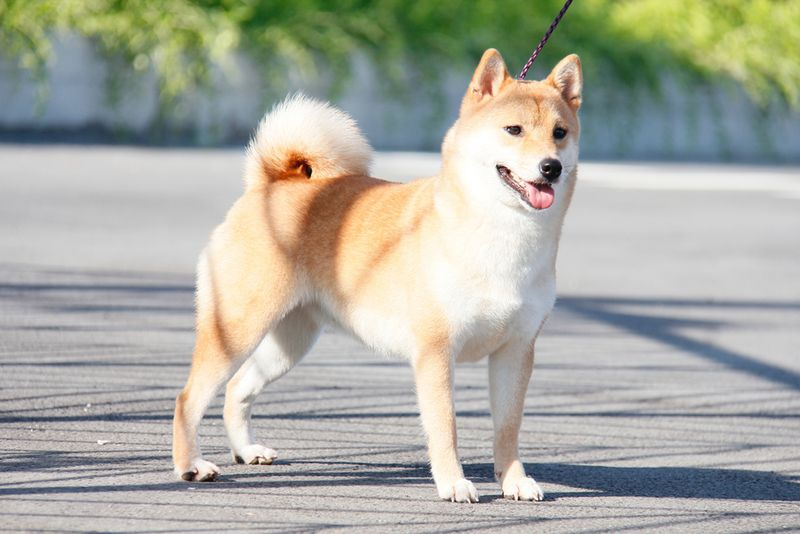
#> input picture KNN_TinhKC/anhCho.jpg, 800 x 534 px
$ python TinhVectorBlock.py   (older library calls are emulated)
#> lines starting #> are read from the running program, lines starting #| are printed output that depends on the picture
### KNN_TinhKC/TienXuLy.py
import cv2
from matplotlib import pyplot as plt


# Hàm tiền xử lý ảnh: đọc ảnh từ đường dẫn và thay đổi kích thước ảnh thành 128x128
def TienXuLy(imagePath):
#> called with imagePath = 'anhCho.jpg'
    image = cv2.imread(imagePath)  # Đọc ảnh từ đường dẫn
#> image is the input picture: shape (534, 800, 3); mean B, G, R 160.8, 171.9, 170.7
    image = cv2.resize(image, (128, 128))  # Thay đổi kích thước ảnh
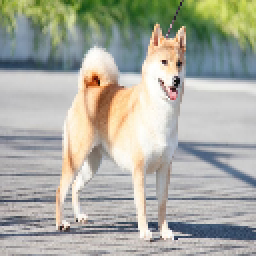
#> image: shape (128, 128, 3) (shown 2 times larger); mean B, G, R 160.7, 171.8, 170.6
    return image


# Hàm vẽ block: vẽ một block gồm 4 cell (8x8 pixel) trên ảnh
# [23 lines left out: function VeBlock, not called in this run]


# Hàm chính
# [3 lines that do not run on import are left out]

### KNN_TinhKC/TinhGradient.py
import numpy as np
import cv2
from matplotlib import pyplot as plt
import TienXuLy


# Hàm vẽ gradient theo độ lớn và gradient theo phương
# [12 lines left out: function VeGradient, not called in this run]


# Hàm tính gradient theo độ lớn và gradient theo phương
def TinhGradient(np_im2):
    gx = cv2.Sobel(np_im2, cv2.CV_32F, 1, 0, ksize=1)  # Tính gradient theo hướng x
    gy = cv2.Sobel(np_im2, cv2.CV_32F, 0, 1, ksize=1)  # Tính gradient theo hướng y
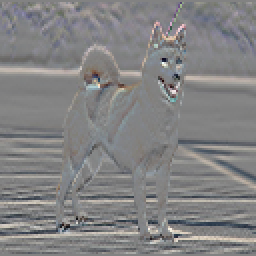
#> gy: shape (128, 128, 3) float32 (shown 2 times larger); mean B, G, R 1.8, 0.5, 1; drawn with min black and max white

    mag, angle = cv2.cartToPolar(gx, gy, angleInDegrees=True)  # Chuyển gradient từ dạng Cartesian sang dạng cực
    mag = mag.astype(int)  # Chuyển đổi kiểu dữ liệu của gradient theo độ lớn thành số nguyên
    angle = angle.astype(int)  # Chuyển đổi kiểu dữ liệu của gradient theo phương thành số nguyên

    maxChan = np.argmax(mag, axis=2)  # Tìm chỉ số của giá trị lớn nhất trong mỗi kênh màu
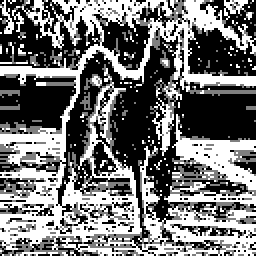
#> maxChan: shape (128, 128) int64 (shown 2 times larger); min 0, max 2, mean 0.906; drawn with min black and max white
    maxmag = np.zeros(maxChan.shape)  # Khởi tạo mảng để lưu gradient theo độ lớn lớn nhất
    for r in range(maxChan.shape[0]):
        for c in range(maxChan.shape[1]):
            maxmag[r, c] = mag[r, c, maxChan[r, c]]  # Lấy gradient theo độ lớn lớn nhất từng pixel
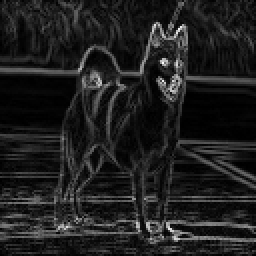
#> maxmag: shape (128, 128) float64 (shown 2 times larger); min 0, max 285, mean 34.9; drawn with min black and max white

    maxangle = np.zeros(
        maxChan.shape)  # Khởi tạo mảng để lưu gradient theo phương tương ứng với gradient theo độ lớn lớn nhất
    for r in range(maxChan.shape[0]):
        for c in range(maxChan.shape[1]):
            maxangle[r, c] = angle[
                r, c, maxChan[r, c]]  # Lấy gradient theo phương tương ứng với gradient theo độ lớn lớn nhất
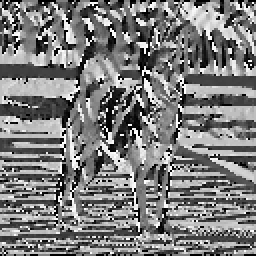
#> maxangle: shape (128, 128) float64 (shown 2 times larger); min 0, max 359, mean 175; drawn with min black and max white

    return maxmag, maxangle  # Trả về gradient theo độ lớn và gradient theo phương lớn nhất


# Hàm chính
# [4 lines that do not run on import are left out]

### KNN_TinhKC/TinhVectorBlock.py
import numpy as np
from matplotlib import pyplot as plt
import TienXuLy
import TinhGradient


# Hàm để ánh xạ góc từ 0-360 về 0-180
def anglemapper(x):
    if x >= 180:
        return x - 180
    else:
        return x


# Vector hóa hàm và ánh xạ góc về 0-180
def anhXaGoc(maxangle):
    vfunc = np.vectorize(anglemapper)  # Vector hóa hàm để áp dụng cho mảng numpy
    mappedAngles = (vfunc(maxangle))  # Ánh xạ góc về 0-180
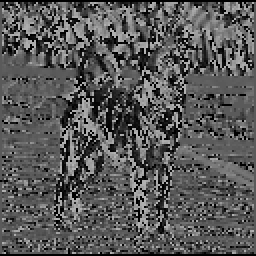
#> mappedAngles: shape (128, 128) float64 (shown 2 times larger); min 0, max 179, mean 87
    return mappedAngles


# Hàm để tạo histogram từ mảng góc và mảng độ lớn
def createHist(AngArray, MagArray, BS=20, BINS=9):
#> called with BS = 20, BINS = 9
    hist = np.zeros(BINS)  # Khởi tạo histogram với số lượng bin
    for r in range(AngArray.shape[0]):
        for c in range(AngArray.shape[1]):
            binel, rem = np.divmod(AngArray[r, c], BS)  # Chia bin
            weightR = rem * 1.0 / BS  # Tính trọng số cho bin bên phải
            weightL = 1 - weightR  # Tính trọng số cho bin bên trái
            deltaR = MagArray[r, c] * weightR  # Tính đóng góp cho bin bên phải
            deltaL = MagArray[r, c] * weightL  # Tính đóng góp cho bin bên trái
            binL = int(binel)
            binR = np.mod(binL + 1, BINS)
            hist[binL] += deltaL  # Cập nhật bin bên trái
            hist[binR] += deltaR  # Cập nhật bin bên phải
#> after the loop, hist = [76015.2, 53203, 41043.6, 36605.4, 110976.4, 115284.1, 47738.8, 38805, 51673.4]
    return hist


# Hàm để vẽ histogram
def VeHistBlock(spotHist):
    plt.bar(range(9), spotHist)  # Vẽ histogram
    plt.xticks(range(9), [0, 20, 40, 60, 80, 100, 120, 140, 160])  # Đặt các nhãn cho trục x
    plt.title("Histogram of Gradients in selected patch")  # Đặt tiêu đề cho biểu đồ
    plt.show()  # Hiển thị biểu đồ


# Hàm chính
if __name__ == '__main__':
    image = TienXuLy.TienXuLy('anhCho.jpg')  # Tiền xử lý ảnh
    maxmag, maxangle = TinhGradient.TinhGradient(image)  # Tính gradient theo độ lớn và gradient theo phương
    mappedAngles = anhXaGoc(maxangle)  # Chia bin và ánh xạ góc về 0-180
    spotHist = createHist(mappedAngles, maxmag)  # Tạo histogram từ mảng góc và mảng độ lớn
#> spotHist has the same summary as hist in createHist
    print(spotHist)  # In histogram
#| [ 76015.2   53203.05  41043.65  36605.35 110976.4  115284.1   47738.85
#|   38804.95  51673.45]
    VeHistBlock(spotHist)  # Vẽ histogram
#> in VeHistBlock, `plt.show()`:
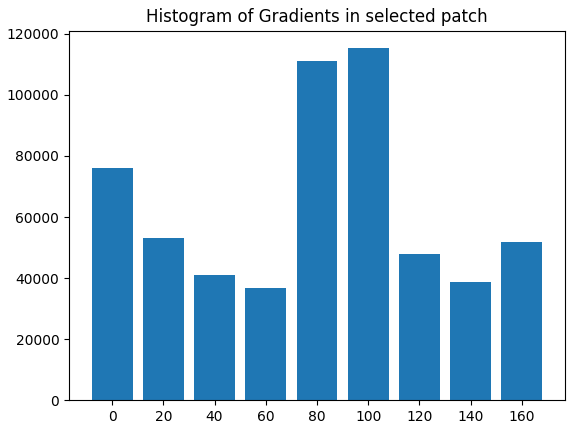
#> figure drawn by matplotlib, 1 panel; tallest bar 115284.1 high, from x = 4.6 to 5.4

$ run again, with KNN_TinhKC/anhMeo.jpg copied over KNN_TinhKC/anhCho.jpg
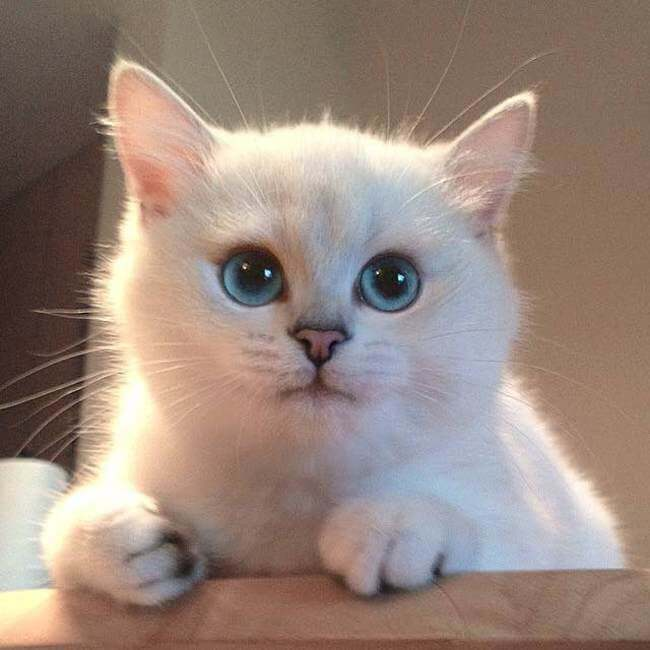
#> input picture KNN_TinhKC/anhMeo.jpg, 650 x 650 px
#> in TienXuLy, image is the input picture: shape (650, 650, 3); mean B, G, R 125.6, 135.5, 154.3
#> image: shape (128, 128, 3)
#> in anhXaGoc, `mappedAngles = (vfunc(maxangle))`:
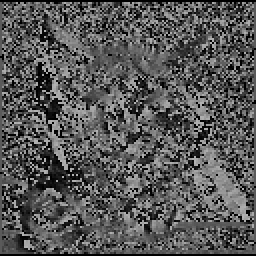
#> mappedAngles: shape (128, 128) float64 (shown 2 times larger); min 0, max 179, mean 86
#> after the loop in createHist, `for r in range(AngArray.shape[0]):`: hist = [44891.9, 35107.3, 32537, 31026.6, 44253.9, 42724.3, 34576.8, 38406.2, 37442]
#> spotHist has the same summary as hist in createHist
#| [44891.9  35107.25 32537.   31026.65 44253.9  42724.3  34576.8  38406.2
#|  37442.  ]
#> in VeHistBlock, `plt.show()`:
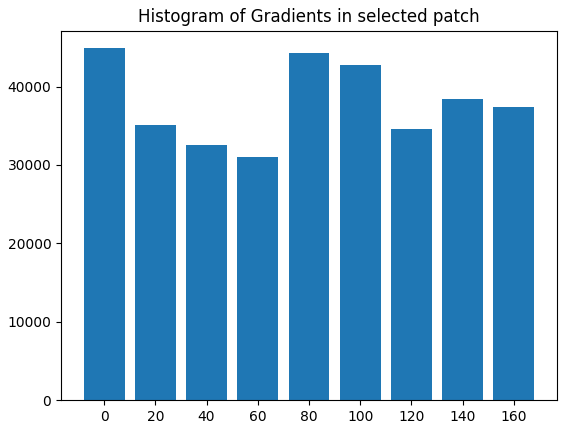
#> figure drawn by matplotlib, 1 panel; tallest bar 44891.9 high, from x = -0.4 to 0.4

$ run again, with KNN_TinhKC/anhTest.jpg copied over KNN_TinhKC/anhCho.jpg
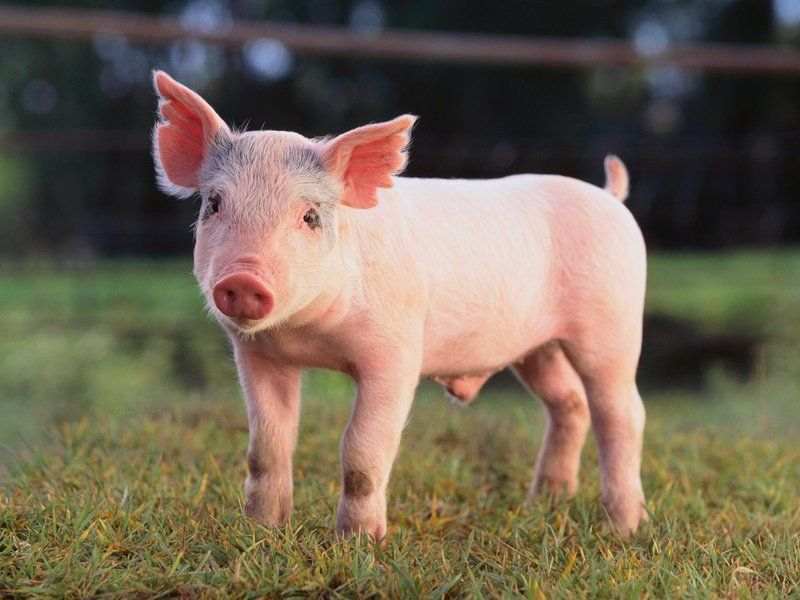
#> input picture KNN_TinhKC/anhTest.jpg, 800 x 600 px
#> in TienXuLy, image is the input picture: shape (600, 800, 3); mean B, G, R 84.4, 102, 115.1
#> image: shape (128, 128, 3)
#> in anhXaGoc, `mappedAngles = (vfunc(maxangle))`:
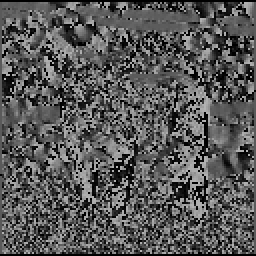
#> mappedAngles: shape (128, 128) float64 (shown 2 times larger); min 0, max 179, mean 86.6
#> after the loop in createHist, `for r in range(AngArray.shape[0]):`: hist = [95875.2, 58331.8, 42619.9, 39115, 57697.3, 62096.1, 42579.9, 54298.1, 65294.7]
#> spotHist has the same summary as hist in createHist
#| [95875.2  58331.75 42619.9  39115.   57697.25 62096.1  42579.95 54298.1
#|  65294.75]
#> in VeHistBlock, `plt.show()`:
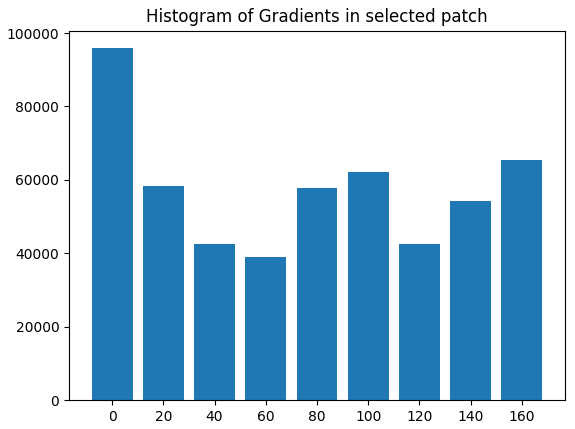
#> figure drawn by matplotlib, 1 panel; tallest bar 95875.2 high, from x = -0.4 to 0.4
